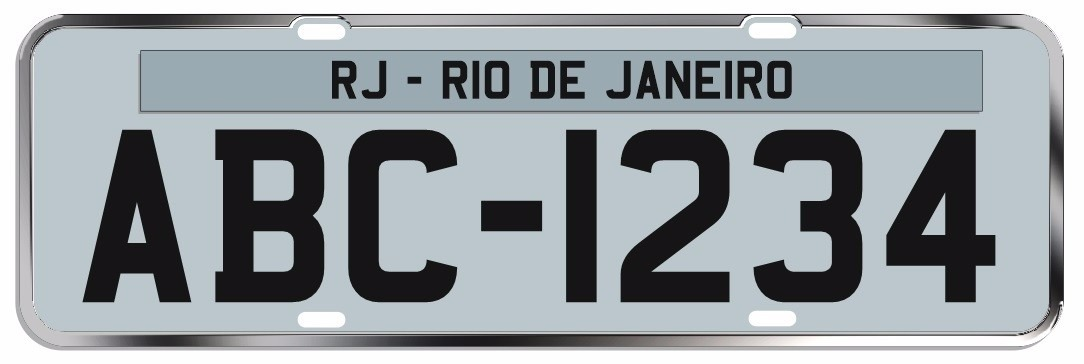
#> input picture img/abc.jpg, 1084 x 364 px
$ python comparacao.py
#> lines starting #> are read from the running program, lines starting #| are printed output that depends on the picture; after the words box and inside, x2 and y2 are one past the last pixel; in counts of white or black regions, pixels touching at a corner belong together
import numpy as np
import matplotlib.pyplot as plt
import cv2

fig = plt.figure()

ax1 = fig.add_subplot(2,2,1)
imagem = cv2.imread('img/abc.jpg')
#> imagem is the input picture: shape (364, 1084, 3); mean B, G, R 162.6, 158.5, 152.2
ax1.set_title('Placa Antiga')
ax1.imshow(imagem)

ax2 = fig.add_subplot(2,2,2)
imagem = cv2.imread('img/abc.jpg',cv2.IMREAD_GRAYSCALE)
#> imagem: shape (364, 1084); min 5, max 255, mean 157
imagem = cv2.resize(imagem,None,fx=5, fy=5, interpolation = cv2.INTER_CUBIC)
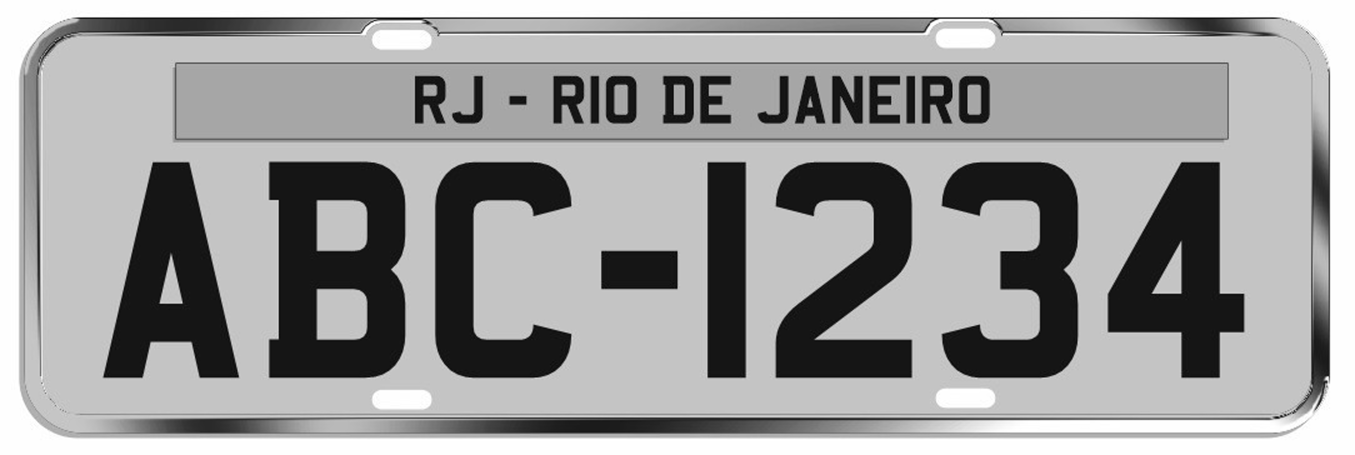
#> imagem: shape (1820, 5420) (shown at 1/4 size); min 0, max 255, mean 156.9
th,thresh1 = cv2.threshold(imagem,155,205,cv2.THRESH_BINARY)
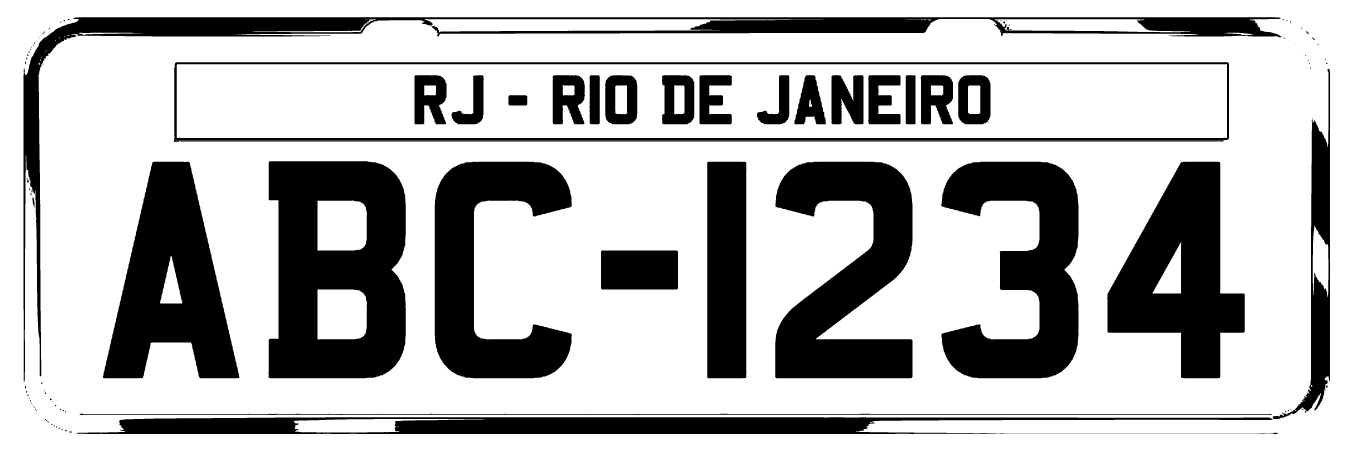
#> thresh1: shape (1820, 5420) (shown at 1/4 size); values 0 (black) and 205 (white), 72.2% white; 126 black regions (68 under 20 px), largest, box (x1, y1, x2, y2) and area: (1074, 645, 1623, 1513) 361829, (3101, 647, 3650, 1513) 281723, (3765, 647, 4314, 1513) 271631
ax2.set_title('Placa Antiga (Com tratamento)')
ax2.imshow(thresh1)

ax3 = fig.add_subplot(2,2,3)
imagem = cv2.imread('img/placa_nova.png')
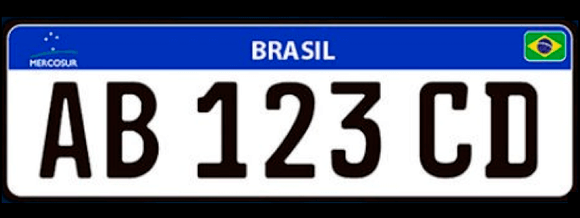
#> input picture img/placa_nova.png, 580 x 218 px
#> imagem is the input picture: shape (218, 580, 3); mean B, G, R 141.4, 118.6, 111.2
ax3.set_title('Placa Nova')
ax3.imshow(imagem)

ax4 = fig.add_subplot(2,2,4)
imagem = cv2.imread('img/placa_nova.png',cv2.IMREAD_GRAYSCALE)
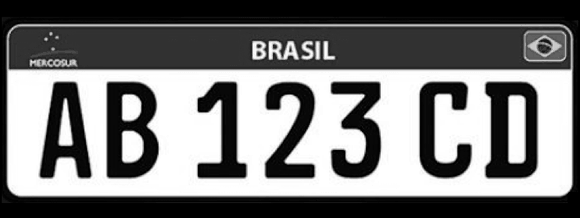
#> imagem: shape (218, 580); min 0, max 255, mean 118.6
imagem = cv2.resize(imagem,None,fx=5, fy=5, interpolation = cv2.INTER_CUBIC)
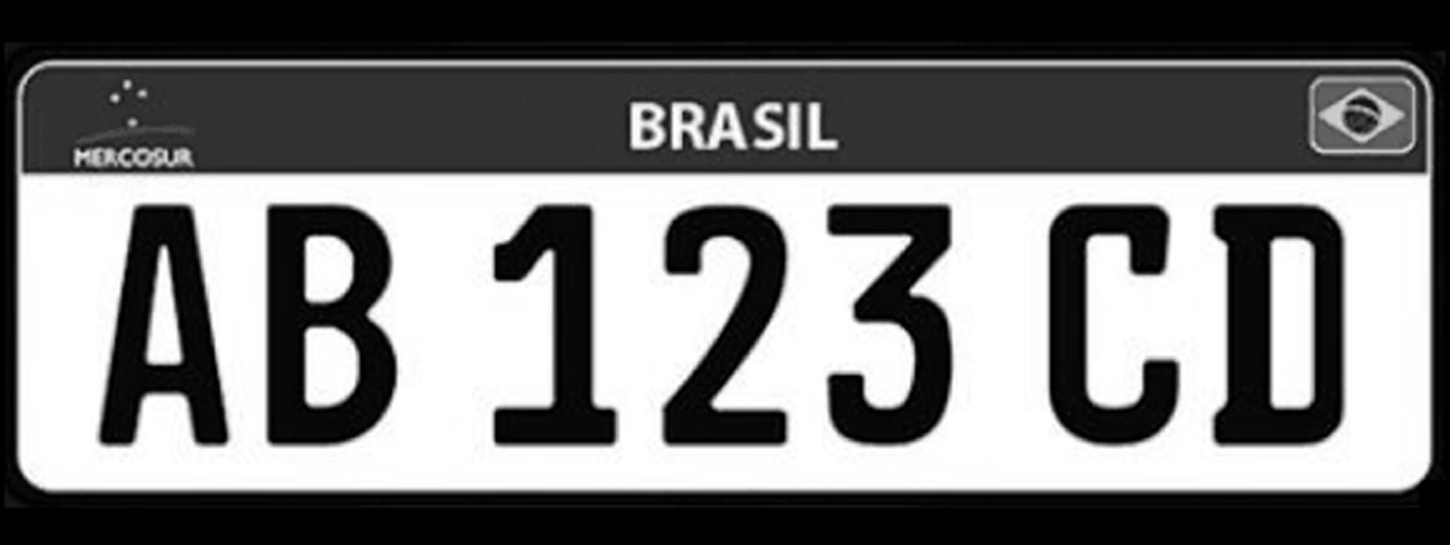
#> imagem: shape (1090, 2900) (shown at 1/2 size); min 0, max 255, mean 118.6
th,thresh1 = cv2.threshold(imagem,190,200,cv2.THRESH_BINARY)
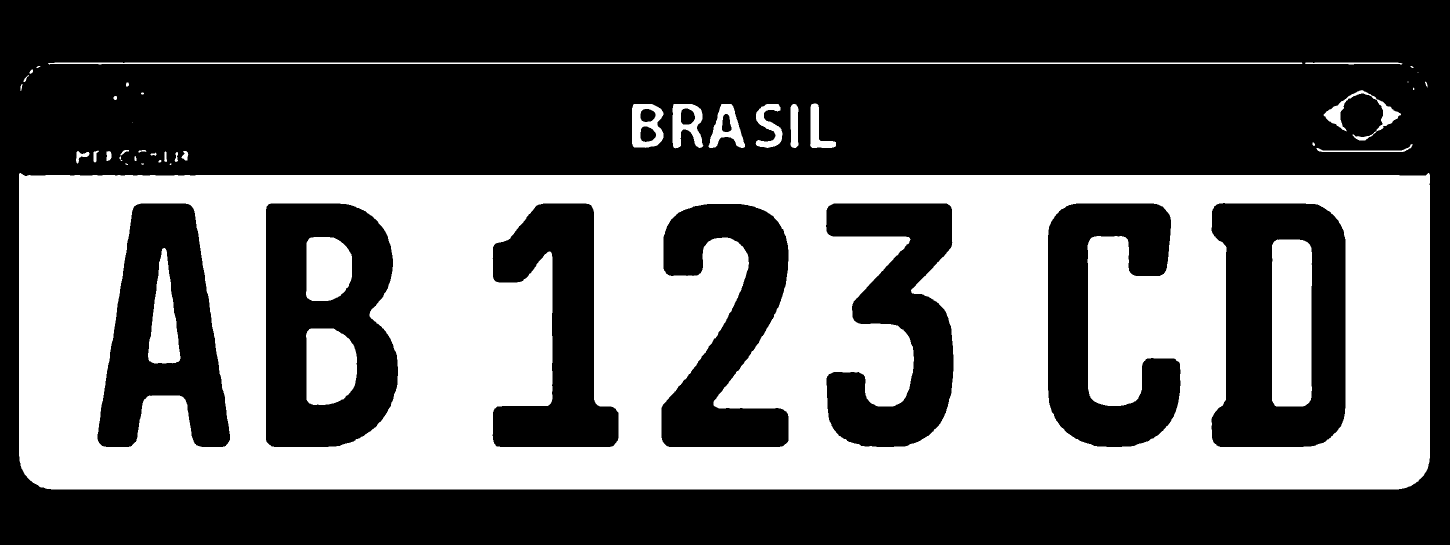
#> thresh1: shape (1090, 2900) (shown at 1/2 size); values 0 (black) and 200 (white), 39.9% white; 44 white regions (9 under 20 px), largest, box (x1, y1, x2, y2) and area: (38, 346, 2860, 979) 1175231, (2544, 479, 2624, 813) 26153, (612, 657, 714, 810) 13601
ax4.set_title('Placa Antiga (Com tratamento)')
ax4.imshow(thresh1)

plt.show()
#> figure, not shown here; B, G, R data is drawn as R, G, B
